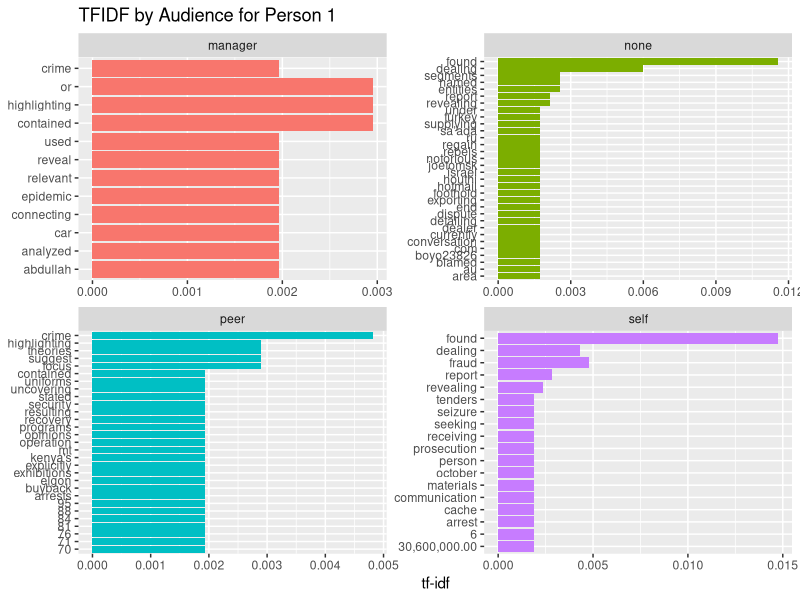
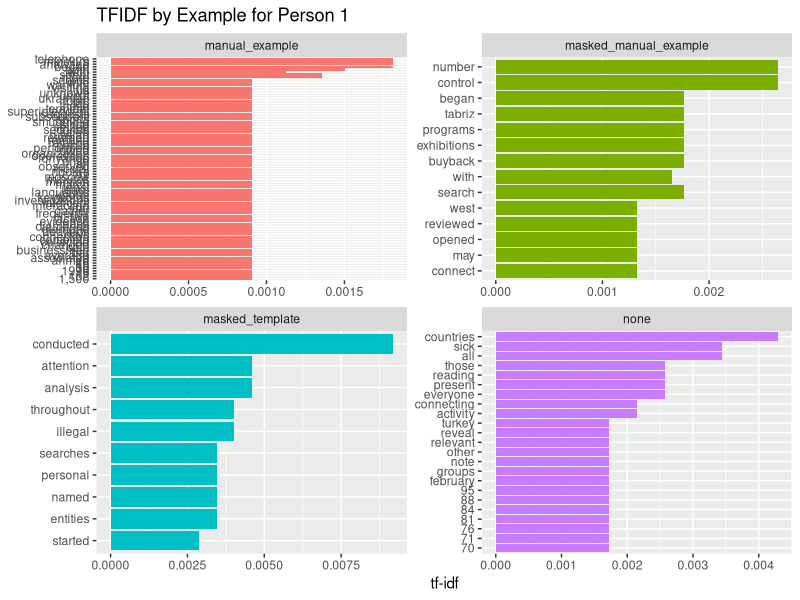
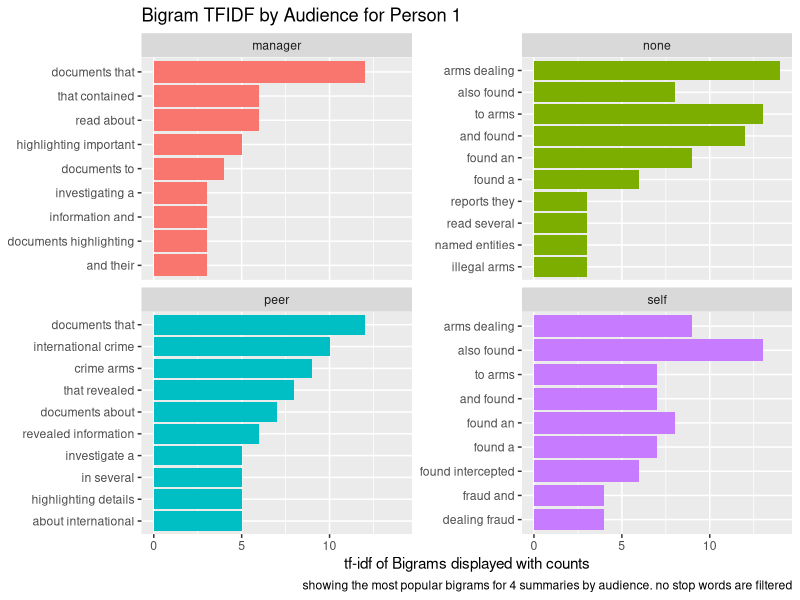
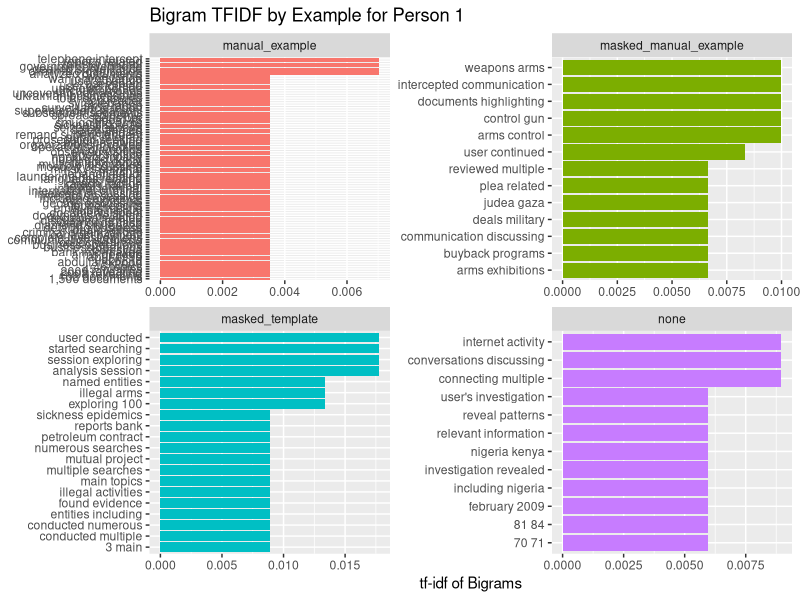
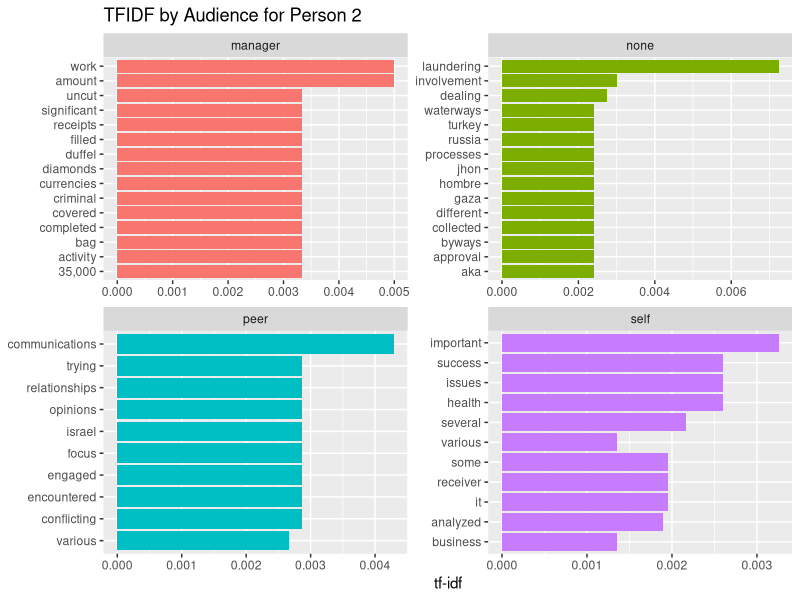
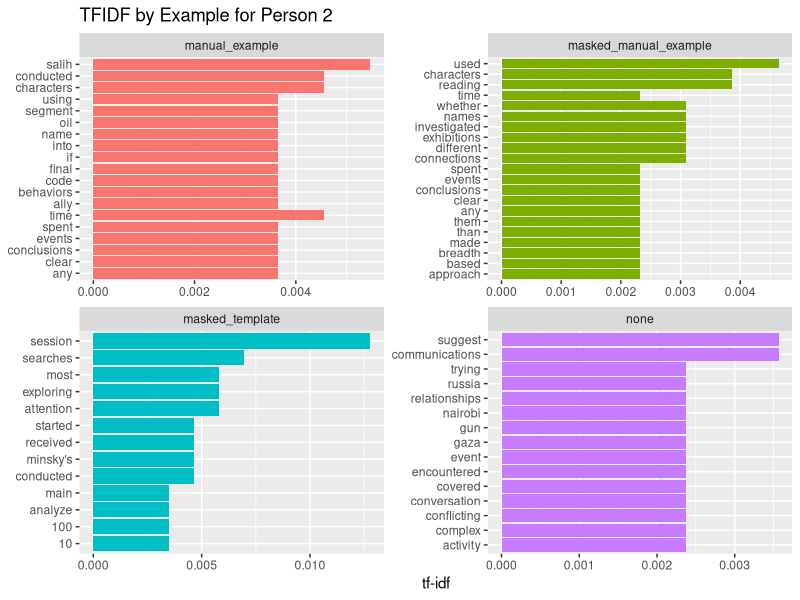
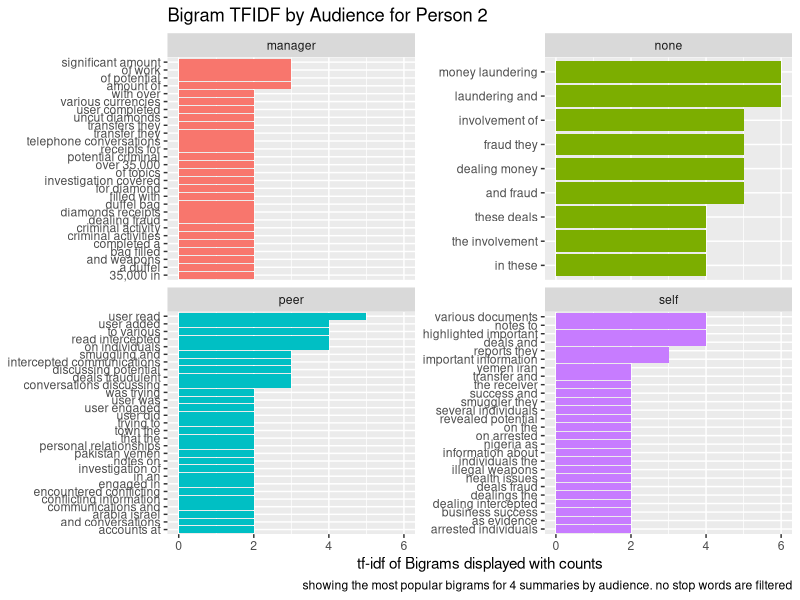
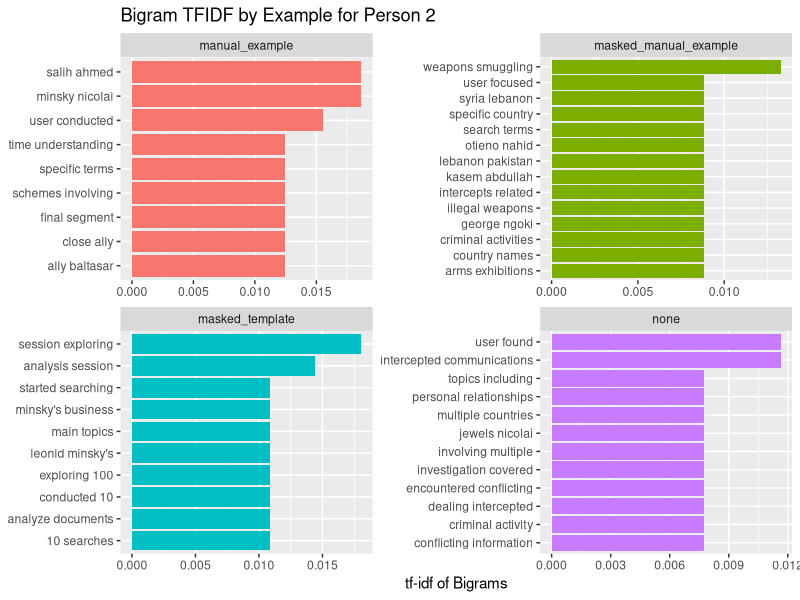

The R source for these figures, in order:
library(dplyr)
library(tidytext)
library(forcats)
library(ggplot2)
library(tidyr)

folder = "figs/v4/"
personFilter = 1
for (personFilter in c(1,2,3)){
  
corpus_by_audience <- read.csv("data/data.csv") %>%
  filter(ground_truth == "manual" & person == personFilter) %>% #just look at the 16 summaries for specified participant
  select(final_summary,audience,person) %>%
  mutate(corpora = as.character(final_summary)) %>%
  select(-final_summary) %>%
  unnest_tokens(words, corpora) %>%
  count(audience, words, sort = TRUE)

corpus_by_example <- read.csv("data/data.csv") %>%
  filter(ground_truth == "manual" & person == personFilter) %>% #just look at the 16 summaries for specified participant
  select(final_summary,example) %>%
  mutate(corpora = as.character(final_summary)) %>%
  select(-final_summary) %>%
  unnest_tokens(words, corpora) %>%
  count(example, words, sort = TRUE)

total_words_by_audience <- corpus_by_audience %>% 
  group_by(audience) %>% 
  summarize(total = sum(n))

total_words_by_example <- corpus_by_example %>% 
  group_by(example) %>% 
  summarize(total = sum(n))

audience_words <- left_join(corpus_by_audience, total_words_by_audience)
example_words <- left_join(corpus_by_example, total_words_by_example)

audience_tf_idf <- audience_words %>%
  bind_tf_idf(words, audience, n)


example_tf_idf <- example_words %>%
  bind_tf_idf(words, example, n)




audience_tf_idf %>%
  group_by(audience) %>%
  slice_max(tf_idf, n = 10) %>%
  ungroup() %>%
  ggplot(aes(tf_idf, fct_reorder(words, tf_idf), fill = audience)) +
  geom_col(show.legend = FALSE) +
  facet_wrap(~audience, ncol = 2, scales = "free") +
  labs(title = paste0("TFIDF by Audience for Person ",personFilter), x = "tf-idf", y = NULL)
ggsave(paste0(folder,"TFIDF-Audence-",personFilter,".png"))

example_tf_idf %>%
  group_by(example) %>%
  slice_max(tf_idf, n = 10) %>%
  ungroup() %>%
  ggplot(aes(tf_idf, fct_reorder(words, tf_idf), fill = example)) +
  geom_col(show.legend = FALSE) +
  facet_wrap(~example, ncol = 2, scales = "free") +
  labs(title = paste0("TFIDF by Example for Person ",personFilter), x = "tf-idf", y = NULL)
ggsave(paste0(folder,"TFIDF-Example-",personFilter,".png"))

#####
# Bigrams

the_bigrams <- read.csv("data/data.csv") %>%
  filter(ground_truth == "manual" & person == personFilter) %>%  #just look at the 16 summaries for specified participant
  select(final_summary,audience) %>%
  mutate(corpora = as.character(final_summary)) %>%
  select(-final_summary) %>%
  unnest_tokens(bigram, corpora, token = "ngrams", n = 2) %>%
  filter(!is.na(bigram))

bigrams_filtered <- the_bigrams %>%
  separate(bigram, c("word1", "word2"), sep = " ") #%>%
  # filter(!word1 %in% stop_words$word) %>%
  # filter(!word2 %in% stop_words$word)

bigram_counts <- bigrams_filtered %>% 
  count(word1, word2, sort = TRUE)

bigrams_united <- bigrams_filtered %>%
  unite(bigram, word1, word2, sep = " ")

bigram_tf_idf <- bigrams_united %>%
  count(audience, bigram) %>%
  bind_tf_idf(bigram, audience, n) %>%
  arrange(desc(tf_idf))

bigram_tf_idf %>%
  group_by(audience) %>%
  slice_max(tf_idf, n = 9) %>%
  ungroup() %>%
  ggplot(aes(n, fct_reorder(bigram, n), fill = audience)) +
  geom_col(show.legend = FALSE) +
  facet_wrap(~audience, ncol = 2, scales = "free_y") +
  labs(title = paste0("Bigram TFIDF by Audience for Person ",personFilter), x = "tf-idf of Bigrams displayed with counts", caption = "showing the most popular bigrams for 4 summaries by audience. no stop words are filtered", y = NULL)
ggsave(paste0(folder,"Bigram-TFIDF-Audence-",personFilter,".png"))




the_bigrams <- read.csv("data/data.csv") %>%
  filter(ground_truth == "manual" & person == personFilter) %>%  #just look at the 16 summaries for specified participant
  select(final_summary,example) %>%
  mutate(corpora = as.character(final_summary)) %>%
  select(-final_summary) %>%
  unnest_tokens(bigram, corpora, token = "ngrams", n = 2) %>%
  filter(!is.na(bigram))

bigrams_filtered <- the_bigrams %>%
  separate(bigram, c("word1", "word2"), sep = " ") %>%
  filter(!word1 %in% stop_words$word) %>%
  filter(!word2 %in% stop_words$word)

bigram_counts <- bigrams_filtered %>% 
  count(word1, word2, sort = TRUE)

bigrams_united <- bigrams_filtered %>%
  unite(bigram, word1, word2, sep = " ")

bigram_tf_idf <- bigrams_united %>%
  count(example, bigram) %>%
  bind_tf_idf(bigram, example, n) %>%
  arrange(desc(tf_idf))

bigram_tf_idf %>%
  group_by(example) %>%
  slice_max(tf_idf, n = 9) %>%
  ungroup() %>%
  ggplot(aes(tf_idf, fct_reorder(bigram, tf_idf), fill = example)) +
  geom_col(show.legend = FALSE) +
  facet_wrap(~example, ncol = 2, scales = "free") +
  labs(title = paste0("Bigram TFIDF by Example for Person ",personFilter), x = "tf-idf of Bigrams", y = NULL)
ggsave(paste0(folder,"Bigram-TFIDF-Example-",personFilter,".png"))
}
